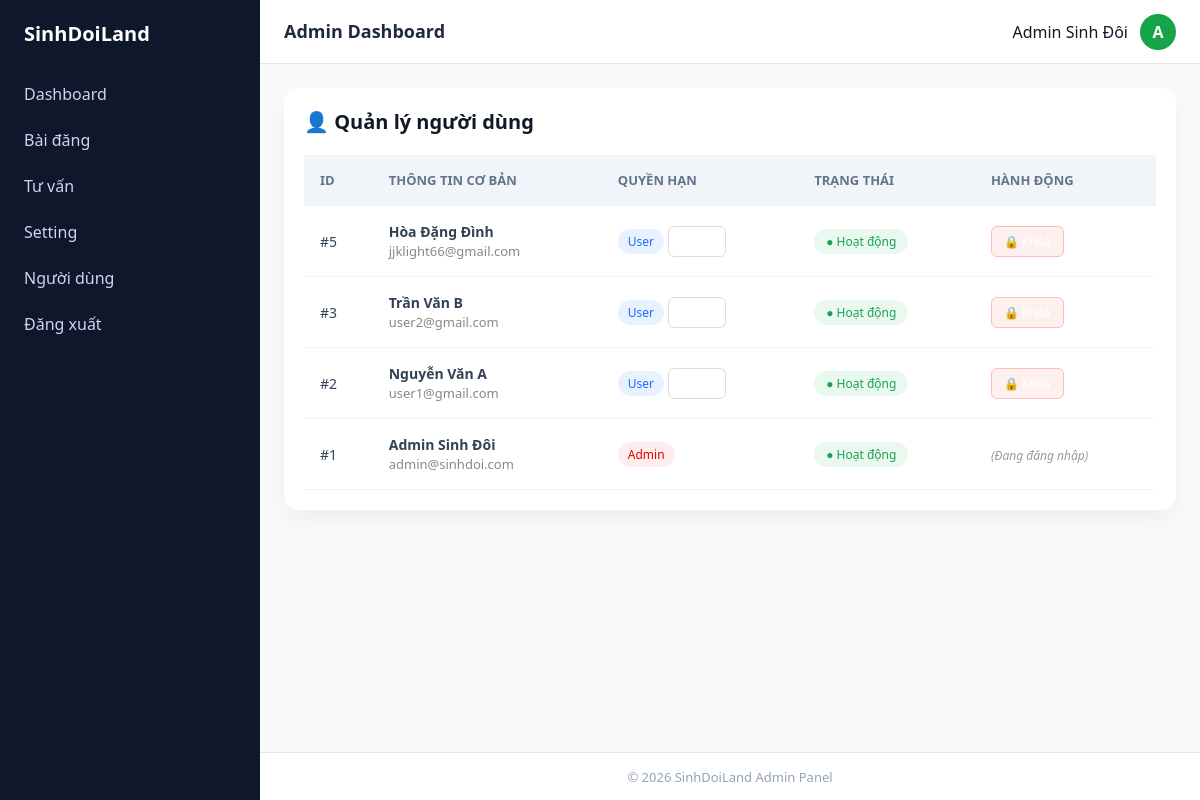
Page /admin_sinhdoi/index.php?action=users (signed in) on the committed database.
### tables this page shows
CREATE TABLE `users` (
  `id` int NOT NULL,
  `name` varchar(100) DEFAULT NULL,
  `email` varchar(150) DEFAULT NULL,
  `password` varchar(255) DEFAULT NULL,
  `phone` varchar(20) DEFAULT NULL,
  `role` enum('admin','user') DEFAULT 'user',
  `status` tinyint DEFAULT '1',
  `created_at` timestamp NULL DEFAULT CURRENT_TIMESTAMP
);

### admin_sinhdoi/index.php (called while the page is built, shortened)
<?php
require_once 'controller/controller.php';
$controller = new controller();
$controller->dieuhuong();
?>

### admin_sinhdoi/model/model.php (called while the page is built, shortened)
<?php
class model
{
    private $host = 'localhost';
    private $name = 'root';
    private $pass = '';
    private $db = 'batdongsan_v2';
    private $connect;
    public function ketnoi()
    {
        $this->connect = new mysqli($this->host, $this->name, $this->pass, $this->db);
        $this->connect->set_charset('utf8');
    }
    public function getAllUsers()
{
    $sql = "SELECT * FROM users ORDER BY id DESC";
    $rs = $this->connect->query($sql);
    $data = [];
    if ($rs && $rs->num_rows > 0) {
        while ($row = $rs->fetch_assoc()) {
            $data[] = $row;
        }
    }
    return $data;
}
}
?>

### admin_sinhdoi/views/dashboard/html/user.php (the view, shortened to what this page needs)
<!DOCTYPE html>
<html lang="vi">
<head>
    <link rel="stylesheet" href="/duanthuctap/admin_sinhdoi/views/layout/css/style.css">
    <link rel="stylesheet" href="/duanthuctap/admin_sinhdoi/views/dashboard/css/user.css">
    <link rel="stylesheet" href="/duanthuctap/admin_sinhdoi/views/dashboard/css/baidang.css">
</head>
<body>
<?php
include __DIR__ . '/../../layout/html/header.php';
include __DIR__ . '/../../layout/html/sidebar.php';
?>
<div class="main">
    <div class="card">
    <h2>👤 Quản lý người dùng</h2>
    <table>
        <thead>
            <tr>
                <th>ID</th>
                <th>THÔNG TIN CƠ BẢN</th>
                <th>QUYỀN HẠN</th>
                <th>TRẠNG THÁI</th>
                <th>HÀNH ĐỘNG</th>
            </tr>
        </thead>
        <tbody>
        <?php if (!empty($users)) : ?>
            <?php foreach ($users as $u) : ?>
                <tr>
                    <td>#<?= $u['id'] ?></td>
                    <td class="user-info">
                        <strong><?= ($u['name']) ?></strong>
                        <span><?= ($u['email']) ?></span>
                    </td>
                    <td>
                        <?php if ($u['role'] == 'admin') : ?>
                            <span class="badge badge-admin">Admin</span>
                        <?php else : ?>
                            <span class="badge badge-user">User</span>
                        <?php endif; ?>
                        <?php if ($u['id'] != $_SESSION['user']['id']) : ?>
                            <a class="btn btn-change"
                               href="index.php?action=user_role&id=<?= $u['id'] ?>"
                               onclick="return confirm('Đổi quyền user này?')">
                            </a>
                        <?php endif; ?>
                    </td>
                    <td>
                        <?php if ($u['status'] == 1) : ?>
                            <span class="status active">● Hoạt động</span>
                        <?php else : ?>
                            <span class="status lock">● Đã khóa</span>
                        <?php endif; ?>
                    </td>
                    <td>
                        <?php if ($u['id'] == $_SESSION['user']['id']) : ?>
                            <span class="note">(Đang đăng nhập)</span>
                        <?php else : ?>
                            <?php if ($u['status'] == 1) : ?>
                                <a class="btn btn-lock"
                                   href="index.php?action=user_lock&id=<?= $u['id'] ?>"
                                   onclick="return confirm('Khóa user này?')">
                                    🔒 Khóa
                                </a>
                            <?php endif; ?>
                        <?php endif; ?>
                    </td>
                </tr>
            <?php endforeach; ?>
        <?php else : ?>
            <tr>
                <td colspan="5">Không có dữ liệu</td>
            </tr>
        <?php endif; ?>
        </tbody>
    </table>
</div>
</div>
<?php include __DIR__ . '/../../layout/html/footer.php'; ?>
</body>
</html>

### admin_sinhdoi/views/layout/css/style.css (style rules this page uses)
:root { --primary: #16a34a; --sidebar-bg: #0f172a; --sidebar-text: #cbd5f5; --bg: #f5f7fb; --white: #ffffff; --border: #e5e7eb; --text: #111827; --muted: #94a3b8; }
* { margin: 0; padding: 0; box-sizing: border-box; font-family: system-ui, sans-serif; }
body { background: var(--bg); color: var(--text); }

### admin_sinhdoi/views/dashboard/css/user.css (style rules this page uses)
.card { background: #fff; border-radius: 14px; padding: 20px; box-shadow: 0 10px 25px rgba(0,0,0,.05); }
.card h2 { font-size: 20px; margin-bottom: 20px; display: flex; align-items: center; gap: 10px; }
table { width: 100%; border-collapse: collapse; }
th { text-align: left; font-size: 13px; color: #777; padding: 12px; border-bottom: 1px solid #eee; }
td { padding: 14px 12px; border-bottom: 1px solid #f1f1f1; vertical-align: middle; }
.user-info strong { display: block; font-size: 14px; }
.user-info span { font-size: 13px; color: #888; }
.badge { padding: 4px 10px; border-radius: 20px; font-size: 12px; font-weight: 500; display: inline-block; }
.badge-user { background: #e8f2ff; color: #1d6cff; }
.badge-admin { background: #ffecec; color: #e60000; }
.status { padding: 5px 12px; border-radius: 20px; font-size: 12px; font-weight: 500; }
.status.active { background: #e9f9ef; color: #1aa053; }
.btn { padding: 6px 12px; font-size: 12px; border-radius: 6px; text-decoration: none; display: inline-flex; align-items: center; gap: 6px; border: 1px solid transparent; }
.btn-change { background: #fff; border: 1px solid #ddd; color: #333; }
.btn-lock { background: #fff0f0; border: 1px solid #ffbcbc; color: #e53935; }
.note { font-size: 12px; color: #999; font-style: italic; }

### admin_sinhdoi/views/dashboard/css/baidang.css (style rules this page uses)
.main { margin-left: 260px; padding: 88px 24px 80px; background-color: #f8fafc; min-height: 100vh; }
table { width: 100%; border-collapse: collapse; min-width: 800px; }
thead { background: #f1f5f9; }
th { padding: 16px; text-align: left; font-size: 13px; text-transform: uppercase; color: #64748b; font-weight: 600; }
td { padding: 16px; font-size: 14px; color: #334155; border-bottom: 1px solid #f1f5f9; vertical-align: middle; }
.status { padding: 4px 12px; border-radius: 999px; font-size: 12px; font-weight: 500; display: inline-block; }
.btn { padding: 6px 12px; font-size: 12px; border-radius: 6px; text-decoration: none; color: #fff; font-weight: 500; transition: opacity 0.2s; }

### rows in the picture
users: id "5", name "Hòa Đặng Đình", email "jjklight66@gmail.com", role "User", status "● Hoạt động"
users: id "3", name "Trần Văn B", email "user2@gmail.com", role "User", status "● Hoạt động"
users: id "2", name "Nguyễn Văn A", email "user1@gmail.com", role "User", status "● Hoạt động"
users: id "1", name "Admin Sinh Đôi", email "admin@sinhdoi.com", role "Admin", status "● Hoạt động", shows "(Đang đăng nhập)"

### other values in the picture
$_SESSION['user']['name'] "Admin Sinh Đôi"
